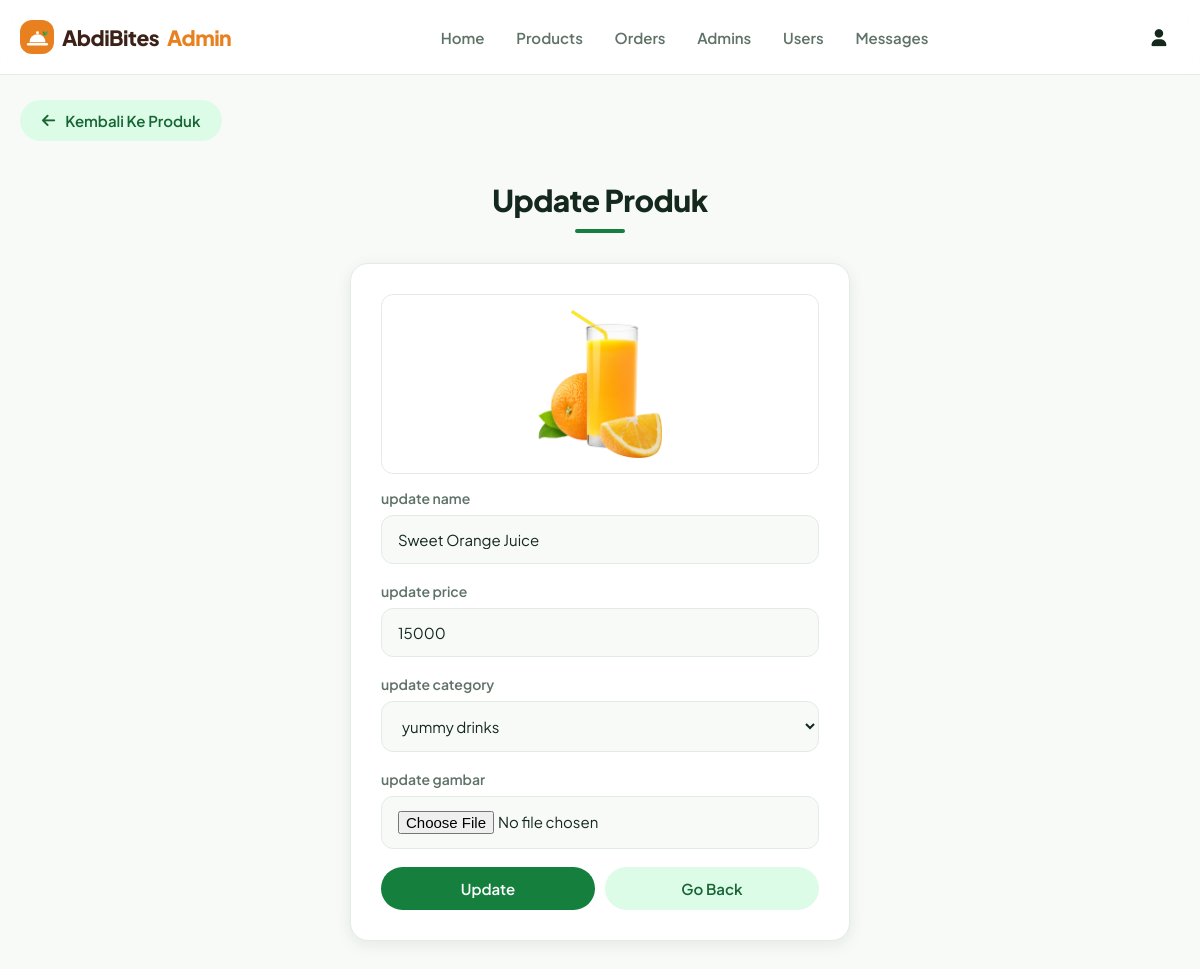
The app's page /admin/update_product.php?update=1 (signed in) with its own data.
### tables this page shows
CREATE TABLE `products` (
   `id`         INT UNSIGNED   NOT NULL AUTO_INCREMENT,
   `name`       VARCHAR(100)   NOT NULL,
   `category`   VARCHAR(50)    NOT NULL,
   `price`      INT UNSIGNED   NOT NULL COMMENT 'rupiah, bilangan bulat',
   `image`      VARCHAR(255)   NOT NULL COMMENT 'nama berkas di uploaded_img/',
   `created_at` TIMESTAMP      NOT NULL DEFAULT CURRENT_TIMESTAMP,
   PRIMARY KEY (`id`),
   KEY `idx_products_category` (`category`)
);

### public/admin/update_product.php (the view, shortened to what this page needs)
<?php
require __DIR__ . '/../../app/config/connect.php';
?>
<?php $page_title = 'update produk'; include __DIR__ . '/../../app/partials/admin_head.php'; ?>
<?php include __DIR__ . '/../../app/partials/admin_header.php' ?>
<?php $back_link = 'products.php'; $back_text = 'kembali ke produk'; include __DIR__ . '/../../app/partials/admin_back.php'; ?>
<section class="update-product">
   <h1 class="heading">update produk</h1>
   <?php
      $update_id = $_GET['update'];
      $show_products = $conn->prepare("SELECT * FROM `products` WHERE id = ?");
      $show_products->execute([$update_id]);
      if($show_products->rowCount() > 0){
         while($fetch_products = $show_products->fetch(PDO::FETCH_ASSOC)){
   ?>
   <form action="" method="POST" enctype="multipart/form-data">
      <img src="../assets/uploads/<?= $fetch_products['image']; ?>" alt="">
      <span>update name</span>
      <input type="text" required placeholder="enter product name" name="name" maxlength="100" class="box" value="<?= $fetch_products['name']; ?>">
      <span>update price</span>
      <input type="number" min="0" max="9999999999" required placeholder="enter product price" name="price" onkeypress="if(this.value.length == 10) return false;" class="box" value="<?= $fetch_products['price']; ?>">
      <span>update category</span>
      <select name="category" class="box" required>
         <option selected value="<?= $fetch_products['category']; ?>"><?= $fetch_products['category']; ?></option>
      </select>
      <span>update gambar</span>
      <input type="file" name="image" class="box" accept="image/jpg, image/jpeg, image/png, image/webp">
      <div class="flex-btn">
         <input type="submit" value="update" class="btn" name="update">
         <a href="products.php" class="option-btn">go back</a>
      </div>
   </form>
   <?php
         }
      }else{
         echo '<p class="empty">belum ada produk yang ditambahkan!</p>';
      }
   ?>
</section>
</body>
</html>

### public/assets/css/admin_style.css (style rules this page uses)
:root { --green:#15803d; --green-dark:#166534; --green-soft:#dcfce7; --green-tint:#f0fdf4; --main-color:var(--green); --orange:#ea580c; --amber:#f59e0b; --brand-dark:#3b2118; --brand-orange:#e8801f; --red:#dc2626; --red-soft:#fee2e2; --bg:#f7faf7; --light-bg:var(--bg); --surface:#ffffff; --white:#ffffff; --ink:#14281d; --black:var(--ink); --muted:#5f7268; --light-color:var(--muted); --line:#e3ebe5; --radius:1.2rem; --radius-lg:1.8rem; --radius-pill:5rem; --border:.1rem solid var(--line); --shadow-sm:0 .1rem .2rem rgba(20,40,29,.06); --box-shadow:0 .4rem 1.6rem rgba(20,40,29,.08); --shadow-lg:0 1.2rem 3.2rem rgba(20,40,29,.12); --ease:.25s cubic-bezier(.4,0,.2,1); }
* { font-family:'Plus Jakarta Sans', system-ui, sans-serif; margin:0; padding:0; box-sizing:border-box; text-decoration:none; outline:none; border:none; }
html { font-size:62.5%; overflow-x:hidden; scroll-behavior:smooth; }
body { background-color:var(--bg); color:var(--ink); min-height:100vh; }
img { max-width:100%; display:block; }
section { max-width:120rem; margin:0 auto; padding:4rem 2rem; }
.heading { text-align:center; margin-bottom:3rem; font-size:3rem; font-weight:800; letter-spacing:-.05rem; color:var(--ink); text-transform:capitalize; }
.heading::after { content:''; display:block; width:5rem; height:.4rem; margin:1rem auto 0; border-radius:var(--radius-pill); background-color:var(--green); }
.btn, .delete-btn, .option-btn { display:block; margin-top:1rem; border-radius:var(--radius-pill); cursor:pointer; width:100%; font-size:1.5rem; font-weight:600; color:#fff; padding:1.2rem 2.5rem; text-transform:capitalize; text-align:center; transition:var(--ease); }
.btn { background-color:var(--green); }
.option-btn { background-color:var(--green-soft); color:var(--green-dark); }
.flex-btn { display:flex; gap:1rem; }
.flex-btn > * { flex:1; }
.add-products form, .update-product form, .form-container form { background-color:var(--surface); border:var(--border); border-radius:var(--radius-lg); padding:3rem; margin:0 auto; max-width:50rem; box-shadow:var(--box-shadow); }
.add-products form .box, .update-product form .box, .form-container form .box { width:100%; margin:.8rem 0; border-radius:var(--radius); padding:1.4rem 1.6rem; font-size:1.5rem; color:var(--ink); background-color:var(--bg); border:var(--border); transition:var(--ease); }
.update-product form img { height:18rem; width:100%; object-fit:contain; margin-bottom:1.5rem; background-color:#fff; border:var(--border); border-radius:var(--radius); padding:1.5rem; }
.update-product form span { font-size:1.4rem; font-weight:600; color:var(--muted); display:block; margin-top:1rem; }

### records on screen
products: image (picture), name "Sweet Orange Juice", price "15000", category "yummy drinks"

### other values on screen
$back_text "Kembali Ke Produk"
